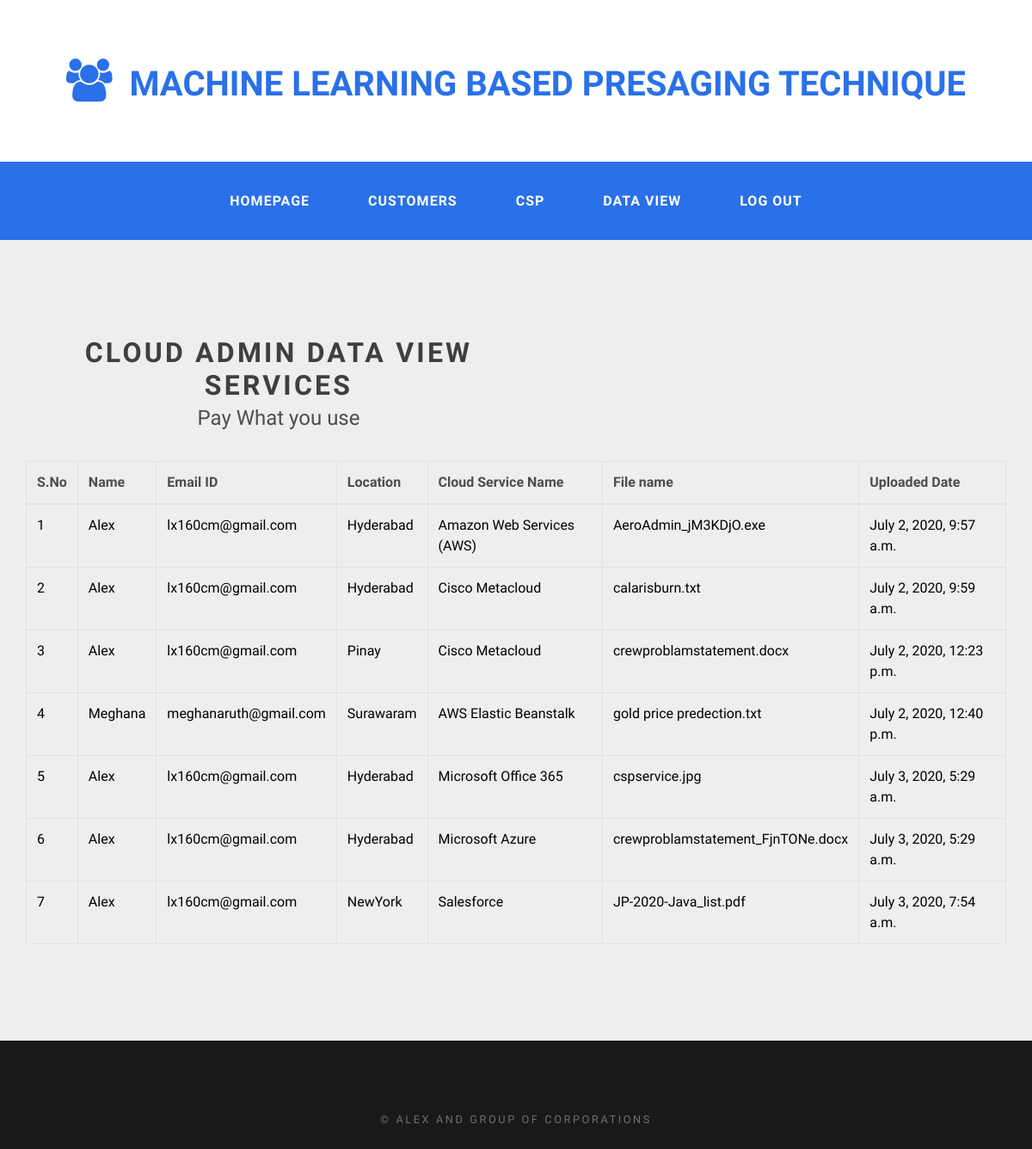
Page /CloudDataView/ on the committed database.
### users/models.py (models this page shows, shortened)
class CustomerCloudData(models.Model):
    custname = models.CharField(max_length=100)
    datatype = models.CharField(max_length=100)
    email = models.CharField(max_length=100)
    location = models.CharField(max_length=100)
    servicename = models.CharField(max_length=100)
    filename = models.CharField(max_length=100)
    file = models.FileField(upload_to='files/')
    cdate = models.DateTimeField(auto_now_add=True)
    class Meta:
        db_table='CustomerFiles'

### cloud/views.py (the view)
# urls.py: path('CloudDataView/',cloud.CloudDataView,name='CloudDataView'),
def CloudDataView(request):
    data = CustomerCloudData.objects.all()
    return render(request, 'clouds/CloudDataView.html', {'data': data})

### assets/templates/clouds/CloudDataView.html
{% extends 'clouds/CloudBase.html'%}
{%load static%}
{%block contents%}
<div id="page-wrapper">
<div id="page" class="container">
	<div id="content">
		<div class="title">
			<h2>Cloud Admin Data View Services</h2>
			<span class="byline">Pay What you use</span>
		</div>
		</div>
 <table class="table table-bordered">
    <thead>
      <tr>
        <th>S.No</th>
        <th>Name</th>
        <th>Email ID</th>
        <th>Location</th>
        <th>Cloud Service Name</th>
        <th>File name</th>
        <th>Uploaded Date</th>
      </tr>
    </thead>
    <tbody>
    {% for i in data %}
                                            <tr style="color: Black">
                                                <td>{{forloop.counter}}</td>
                                                <td>{{i.custname}}</td>
                                                <td>{{i.email}}</td>
                                                <td>{{i.location}}</td>
                                                <td>{{i.servicename}}</td>
                                                <td>{{i.filename}}</td>
                                                <td>{{i.cdate}}</td>
                                            </tr>
                                            {% endfor %}
    </tbody>
  </table>
</div>
</div>
{%endblock%}

### assets/static/default.css (style rules this page uses)
html, body { height: 100%; }
body { margin: 0px; padding: 0px; background: #191919; font-family: 'Source Sans Pro', sans-serif; font-size: 12pt; font-weight: 400; color: #4E4D4D; }
h1, h2, h3 { margin: 0; padding: 0; }
.container { width: 1200px; margin: 0px auto; }
.title { text-align: center; }
.title h2 { letter-spacing: 0.10em; text-transform: uppercase; font-weight: 700; color: #3f3f3f; }
.title .byline { display: block; padding-top: 1em; font-weight: 300; font-size: 1.1em; }
#page-wrapper { background: #EEEEEE; }
#page { overflow: hidden; padding: 6em 0em; }
#content { float: left; width: 588px; text-align: center; }
#content .title { padding: 1em 2em 2em 2em; text-align: center; }
#content h2 { font-size: 2em; }
#content .byline { padding-top: 0; font-size: 1.5em; }

### rows in the picture
CustomerCloudData: custname "Alex", email "lx160cm@gmail.com", location "Hyderabad", servicename "Amazon Web Services (AWS)", filename "AeroAdmin_jM3KDjO.exe", cdate "July 2, 2020, 9:57 a.m."
CustomerCloudData: custname "Alex", email "lx160cm@gmail.com", location "Hyderabad", servicename "Cisco Metacloud", filename "calarisburn.txt", cdate "July 2, 2020, 9:59 a.m."
CustomerCloudData: custname "Alex", email "lx160cm@gmail.com", location "Pinay", servicename "Cisco Metacloud", filename "crewproblamstatement.docx", cdate "July 2, 2020, 12:23 p.m."
CustomerCloudData: custname "Meghana", email "meghanaruth@gmail.com", location "Surawaram", servicename "AWS Elastic Beanstalk", filename "gold price predection.txt", cdate "July 2, 2020, 12:40 p.m."
CustomerCloudData: custname "Alex", email "lx160cm@gmail.com", location "Hyderabad", servicename "Microsoft Office 365", filename "cspservice.jpg", cdate "July 3, 2020, 5:29 a.m."
CustomerCloudData: custname "Alex", email "lx160cm@gmail.com", location "Hyderabad", servicename "Microsoft Azure", filename "crewproblamstatement_FjnTONe.docx", cdate "July 3, 2020, 5:29 a.m."
CustomerCloudData: custname "Alex", email "lx160cm@gmail.com", location "NewYork", servicename "Salesforce", filename "JP-2020-Java_list.pdf", cdate "July 3, 2020, 7:54 a.m."
